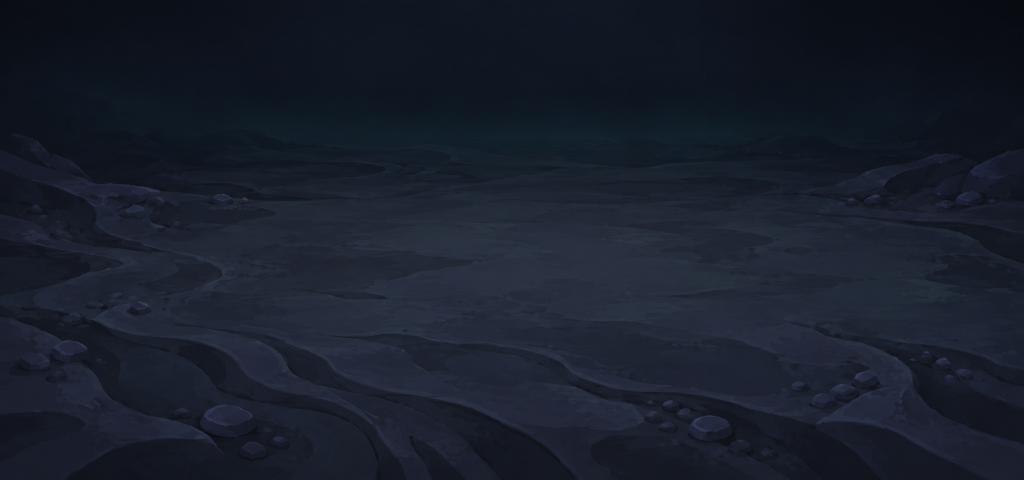
#> input picture source_assets/backgrounds/new_cave_floors/generated/hollow_grotto_floor.png, 2048 x 960 px (shown at 1/2 size); its folder holds 4 pictures in this run
$ python finalize_new_floors.py review
#> lines starting #> are read from the running program, lines starting #| are printed output that depends on the picture
"""Verify the four new floor sources and package the complete cave region."""
from pathlib import Path
import argparse
import hashlib
import json
import re
import shutil
import zipfile
import numpy as np
from PIL import Image, ImageDraw, ImageFont

HERE = Path(__file__).resolve().parent
MOD = HERE.parents[2]
BASE = HERE.parent / "hollow_grotto"
VARIANTS = HERE.parent / "hollow_grotto_variants"
PREVIEW = VARIANTS / "preview_project"
NATIVE = HERE / "review/native_r01"
FINAL = HERE / "review/final"
DELIVERY = HERE / "delivery"
RAW = MOD.parent / "output/imagegen/new_cave_floors/raw"
NAMES = {
    "hollow_grotto": ("幽蓝溶洞", "全新水蚀岩床 · 自然沟槽"),
    "hollow_grotto_moss": ("苔光岩窟", "全新石灰岩 · 苔土过渡"),
    "hollow_grotto_ember": ("余烬石窟", "全新冷却岩流 · 褶皱薄壳"),
    "hollow_grotto_violet": ("紫雾深窟", "全新层状片岩 · 细矿脉"),
}


def sha(path):
    return hashlib.sha256(path.read_bytes()).hexdigest()


def review():
    FINAL.mkdir(parents=True, exist_ok=True)
    DELIVERY.mkdir(exist_ok=True)
    font = ImageFont.truetype("C:/Windows/Fonts/msyh.ttc", 25)
    small = ImageFont.truetype("C:/Windows/Fonts/msyh.ttc", 17)
    scene_board = Image.new("RGB", (1920,1204), "#12161f")
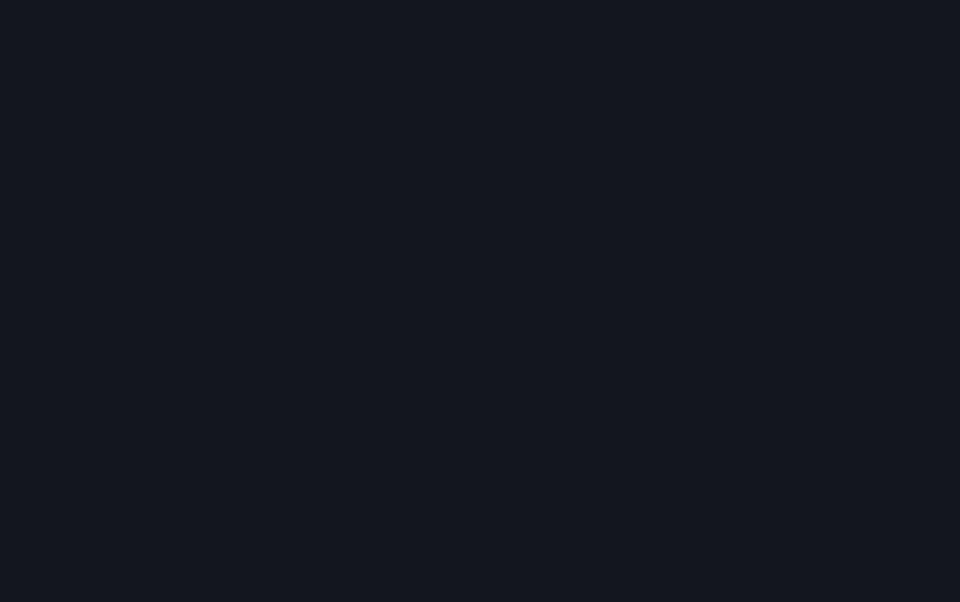
#> scene_board: PIL image 1920x1204 RGB (shown at 1/2 size); mean R, G, B 18, 22, 31
    floor_board = Image.new("RGB", (1920,1024), "#12161f")
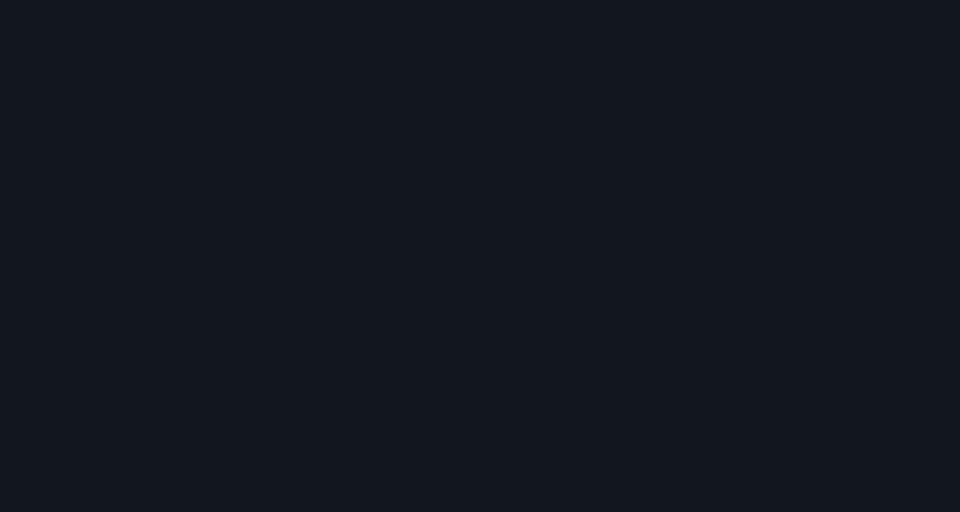
#> floor_board: PIL image 1920x1024 RGB (shown at 1/2 size); mean R, G, B 18, 22, 31
    draw_scene, draw_floor = ImageDraw.Draw(scene_board), ImageDraw.Draw(floor_board)
    report = {"version": "all_new_floors_r01", "engine": "Godot 4.5.1 / D3D12 / Forward Mobile", "variants": {}}
    pack = []
    floor_hashes = set()

    for i, (slug, (name, subtitle)) in enumerate(NAMES.items()):
        floor = HERE / "generated" / (slug + "_floor.png")
        runtime = MOD / "images/rooms" / slug / (slug + "_00.png")
        source_pixels = np.asarray(Image.open(floor).convert("RGBA"))
#> source_pixels is the input picture: shape (960, 2048, 4); mean R, G, B, A 24.1, 30.4, 42.9, 255
#> (the run stopped early here; a loop or call above may not have finished)
